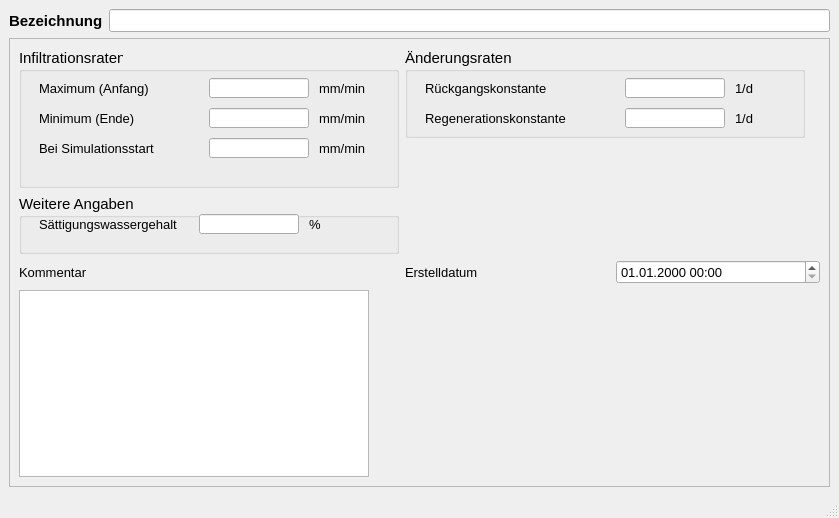
<?xml version="1.0" encoding="UTF-8"?>
<ui version="4.0">
 <class>MainWindow</class>
 <widget class="QMainWindow" name="MainWindow">
  <property name="enabled">
   <bool>true</bool>
  </property>
  <property name="geometry">
   <rect>
    <x>0</x>
    <y>0</y>
    <width>839</width>
    <height>518</height>
   </rect>
  </property>
  <property name="minimumSize">
   <size>
    <width>700</width>
    <height>340</height>
   </size>
  </property>
  <property name="font">
   <font>
    <family>Tahoma</family>
    <pointsize>10</pointsize>
   </font>
  </property>
  <property name="windowTitle">
   <string>Bodenklasse</string>
  </property>
  <widget class="QWidget" name="centralwidget">
   <layout class="QVBoxLayout" name="verticalLayout">
    <item>
     <layout class="QHBoxLayout" name="horizontalLayout">
      <item>
       <widget class="QLabel" name="label">
        <property name="font">
         <font>
          <family>Tahoma</family>
          <pointsize>11</pointsize>
          <weight>75</weight>
          <bold>true</bold>
         </font>
        </property>
        <property name="text">
         <string>Bezeichnung</string>
        </property>
       </widget>
      </item>
      <item>
       <widget class="QLineEdit" name="bknam">
        <property name="toolTip">
         <string>Eindeutige Bezeichnung</string>
        </property>
        <property name="statusTip">
         <string>Eindeutige Bezeichnung</string>
        </property>
       </widget>
      </item>
     </layout>
    </item>
    <item>
     <widget class="QScrollArea" name="scrollArea">
      <property name="widgetResizable">
       <bool>true</bool>
      </property>
      <widget class="QWidget" name="scrollAreaWidgetContents">
       <property name="geometry">
        <rect>
         <x>0</x>
         <y>0</y>
         <width>815</width>
         <height>405</height>
        </rect>
       </property>
       <layout class="QGridLayout" name="gridLayout">
        <item row="0" column="0" rowspan="2">
         <widget class="QGroupBox" name="groupBox_3">
          <property name="minimumSize">
           <size>
            <width>380</width>
            <height>140</height>
           </size>
          </property>
          <property name="maximumSize">
           <size>
            <width>380</width>
            <height>140</height>
           </size>
          </property>
          <property name="font">
           <font>
            <family>Tahoma</family>
            <pointsize>11</pointsize>
           </font>
          </property>
          <property name="title">
           <string>Infiltrationsraten</string>
          </property>
          <widget class="QLabel" name="label_11">
           <property name="geometry">
            <rect>
             <x>300</x>
             <y>60</y>
             <width>61</width>
             <height>21</height>
            </rect>
           </property>
           <property name="font">
            <font>
             <family>Tahoma</family>
             <pointsize>10</pointsize>
            </font>
           </property>
           <property name="text">
            <string>mm/min</string>
           </property>
          </widget>
          <widget class="QLabel" name="label_10">
           <property name="geometry">
            <rect>
             <x>300</x>
             <y>30</y>
             <width>61</width>
             <height>21</height>
            </rect>
           </property>
           <property name="font">
            <font>
             <family>Tahoma</family>
             <pointsize>10</pointsize>
            </font>
           </property>
           <property name="text">
            <string>mm/min</string>
           </property>
          </widget>
          <widget class="QLabel" name="label_6">
           <property name="geometry">
            <rect>
             <x>20</x>
             <y>90</y>
             <width>161</width>
             <height>21</height>
            </rect>
           </property>
           <property name="font">
            <font>
             <family>Tahoma</family>
             <pointsize>10</pointsize>
            </font>
           </property>
           <property name="text">
            <string>Bei Simulationsstart</string>
           </property>
          </widget>
          <widget class="QLabel" name="label_4">
           <property name="geometry">
            <rect>
             <x>20</x>
             <y>30</y>
             <width>151</width>
             <height>21</height>
            </rect>
           </property>
           <property name="font">
            <font>
             <family>Tahoma</family>
             <pointsize>10</pointsize>
            </font>
           </property>
           <property name="text">
            <string>Maximum (Anfang)</string>
           </property>
          </widget>
          <widget class="QLineEdit" name="infiltrationsratestart">
           <property name="geometry">
            <rect>
             <x>190</x>
             <y>90</y>
             <width>100</width>
             <height>20</height>
            </rect>
           </property>
           <property name="font">
            <font>
             <family>Tahoma</family>
             <pointsize>10</pointsize>
            </font>
           </property>
           <property name="toolTip">
            <string>&lt;html&gt;&lt;head/&gt;&lt;body&gt;&lt;p&gt;Startwert der Infiltrationsrate&lt;/p&gt;&lt;/body&gt;&lt;/html&gt;</string>
           </property>
           <property name="statusTip">
            <string>Startwert der Infiltrationsrate</string>
           </property>
          </widget>
          <widget class="QLabel" name="label_8">
           <property name="geometry">
            <rect>
             <x>300</x>
             <y>90</y>
             <width>61</width>
             <height>21</height>
            </rect>
           </property>
           <property name="font">
            <font>
             <family>Tahoma</family>
             <pointsize>10</pointsize>
            </font>
           </property>
           <property name="text">
            <string>mm/min</string>
           </property>
          </widget>
          <widget class="QLabel" name="label_5">
           <property name="geometry">
            <rect>
             <x>20</x>
             <y>60</y>
             <width>141</width>
             <height>21</height>
            </rect>
           </property>
           <property name="font">
            <font>
             <family>Tahoma</family>
             <pointsize>10</pointsize>
            </font>
           </property>
           <property name="text">
            <string>Minimum (Ende)</string>
           </property>
          </widget>
          <widget class="QLineEdit" name="infiltrationsrateende">
           <property name="geometry">
            <rect>
             <x>190</x>
             <y>60</y>
             <width>100</width>
             <height>20</height>
            </rect>
           </property>
           <property name="font">
            <font>
             <family>Tahoma</family>
             <pointsize>10</pointsize>
            </font>
           </property>
           <property name="toolTip">
            <string>&lt;html&gt;&lt;head/&gt;&lt;body&gt;&lt;p&gt;Endinfiltrationsrate (Infiltrationsrate am Ende der Muldenauffüllphase)&lt;/p&gt;&lt;/body&gt;&lt;/html&gt;</string>
           </property>
           <property name="statusTip">
            <string>Endinfiltrationsrate (Infiltrationsrate am Ende der Muldenauffüllphase)</string>
           </property>
          </widget>
          <widget class="QLineEdit" name="infiltrationsrateanfang">
           <property name="geometry">
            <rect>
             <x>190</x>
             <y>30</y>
             <width>100</width>
             <height>20</height>
            </rect>
           </property>
           <property name="font">
            <font>
             <family>Tahoma</family>
             <pointsize>10</pointsize>
            </font>
           </property>
           <property name="toolTip">
            <string>&lt;html&gt;&lt;head/&gt;&lt;body&gt;&lt;p&gt;Anfangsinfiltrationsrate (Infiltrationsrate am Anfang der Muldenauffüllphase)&lt;/p&gt;&lt;/body&gt;&lt;/html&gt;</string>
           </property>
           <property name="statusTip">
            <string>Anfangsinfiltrationsrate (Infiltrationsrate am Anfang der Muldenauffüllphase)</string>
           </property>
          </widget>
         </widget>
        </item>
        <item row="4" column="0" colspan="2">
         <widget class="QTextEdit" name="kommentar">
          <property name="minimumSize">
           <size>
            <width>350</width>
            <height>70</height>
           </size>
          </property>
          <property name="maximumSize">
           <size>
            <width>350</width>
            <height>16777215</height>
           </size>
          </property>
          <property name="toolTip">
           <string>&lt;html&gt;&lt;head/&gt;&lt;body&gt;&lt;p&gt;Platz für zusätzliche Kommentare.&lt;/p&gt;&lt;/body&gt;&lt;/html&gt;</string>
          </property>
          <property name="statusTip">
           <string>Platz für zusätzliche Kommentare.</string>
          </property>
         </widget>
        </item>
        <item row="3" column="0">
         <widget class="QLabel" name="label_14">
          <property name="text">
           <string>Kommentar</string>
          </property>
         </widget>
        </item>
        <item row="0" column="1" colspan="2">
         <widget class="QGroupBox" name="groupBox_4">
          <property name="minimumSize">
           <size>
            <width>400</width>
            <height>90</height>
           </size>
          </property>
          <property name="maximumSize">
           <size>
            <width>400</width>
            <height>90</height>
           </size>
          </property>
          <property name="font">
           <font>
            <family>Tahoma</family>
            <pointsize>11</pointsize>
           </font>
          </property>
          <property name="title">
           <string>Änderungsraten</string>
          </property>
          <widget class="QLabel" name="label_9">
           <property name="geometry">
            <rect>
             <x>330</x>
             <y>30</y>
             <width>41</width>
             <height>21</height>
            </rect>
           </property>
           <property name="font">
            <font>
             <family>Tahoma</family>
             <pointsize>10</pointsize>
            </font>
           </property>
           <property name="text">
            <string>1/d</string>
           </property>
          </widget>
          <widget class="QLabel" name="label_21">
           <property name="geometry">
            <rect>
             <x>20</x>
             <y>60</y>
             <width>191</width>
             <height>21</height>
            </rect>
           </property>
           <property name="font">
            <font>
             <family>Tahoma</family>
             <pointsize>10</pointsize>
            </font>
           </property>
           <property name="text">
            <string>Regenerationskonstante</string>
           </property>
          </widget>
          <widget class="QLabel" name="label_12">
           <property name="geometry">
            <rect>
             <x>330</x>
             <y>60</y>
             <width>41</width>
             <height>21</height>
            </rect>
           </property>
           <property name="font">
            <font>
             <family>Tahoma</family>
             <pointsize>10</pointsize>
            </font>
           </property>
           <property name="text">
            <string>1/d</string>
           </property>
          </widget>
          <widget class="QLabel" name="label_20">
           <property name="geometry">
            <rect>
             <x>20</x>
             <y>30</y>
             <width>171</width>
             <height>21</height>
            </rect>
           </property>
           <property name="font">
            <font>
             <family>Tahoma</family>
             <pointsize>10</pointsize>
            </font>
           </property>
           <property name="text">
            <string>Rückgangskonstante</string>
           </property>
          </widget>
          <widget class="QLineEdit" name="regenerationskonstante">
           <property name="geometry">
            <rect>
             <x>220</x>
             <y>60</y>
             <width>100</width>
             <height>20</height>
            </rect>
           </property>
           <property name="font">
            <font>
             <family>Tahoma</family>
             <pointsize>10</pointsize>
            </font>
           </property>
           <property name="toolTip">
            <string>&lt;html&gt;&lt;head/&gt;&lt;body&gt;&lt;p&gt;Regenerationskonstante&lt;/p&gt;&lt;/body&gt;&lt;/html&gt;</string>
           </property>
           <property name="statusTip">
            <string>Regenerationskonstante</string>
           </property>
          </widget>
          <widget class="QLineEdit" name="rueckgangskonstante">
           <property name="geometry">
            <rect>
             <x>220</x>
             <y>30</y>
             <width>100</width>
             <height>20</height>
            </rect>
           </property>
           <property name="font">
            <font>
             <family>Tahoma</family>
             <pointsize>10</pointsize>
            </font>
           </property>
           <property name="toolTip">
            <string>&lt;html&gt;&lt;head/&gt;&lt;body&gt;&lt;p&gt;Rückgangskonstante&lt;/p&gt;&lt;/body&gt;&lt;/html&gt;</string>
           </property>
           <property name="statusTip">
            <string>Rückgangskonstante</string>
           </property>
          </widget>
         </widget>
        </item>
        <item row="2" column="0">
         <widget class="QGroupBox" name="groupBox_5">
          <property name="minimumSize">
           <size>
            <width>0</width>
            <height>60</height>
           </size>
          </property>
          <property name="maximumSize">
           <size>
            <width>16777215</width>
            <height>60</height>
           </size>
          </property>
          <property name="font">
           <font>
            <family>Tahoma</family>
            <pointsize>11</pointsize>
           </font>
          </property>
          <property name="title">
           <string>Weitere Angaben</string>
          </property>
          <widget class="QLabel" name="label_13">
           <property name="geometry">
            <rect>
             <x>290</x>
             <y>20</y>
             <width>41</width>
             <height>21</height>
            </rect>
           </property>
           <property name="font">
            <font>
             <family>Tahoma</family>
             <pointsize>10</pointsize>
            </font>
           </property>
           <property name="text">
            <string>%</string>
           </property>
          </widget>
          <widget class="QLabel" name="label_22">
           <property name="geometry">
            <rect>
             <x>20</x>
             <y>20</y>
             <width>150</width>
             <height>21</height>
            </rect>
           </property>
           <property name="font">
            <font>
             <family>Tahoma</family>
             <pointsize>10</pointsize>
            </font>
           </property>
           <property name="text">
            <string>Sättigungswassergehalt</string>
           </property>
          </widget>
          <widget class="QLineEdit" name="saettigungswassergehalt">
           <property name="geometry">
            <rect>
             <x>180</x>
             <y>20</y>
             <width>100</width>
             <height>20</height>
            </rect>
           </property>
           <property name="font">
            <font>
             <family>Tahoma</family>
             <pointsize>10</pointsize>
            </font>
           </property>
           <property name="toolTip">
            <string>&lt;html&gt;&lt;head/&gt;&lt;body&gt;&lt;p&gt;Sättigungswassergehalt&lt;/p&gt;&lt;/body&gt;&lt;/html&gt;</string>
           </property>
           <property name="statusTip">
            <string>Sättigungswassergehalt</string>
           </property>
          </widget>
         </widget>
        </item>
        <item row="3" column="1">
         <widget class="QLabel" name="label_70">
          <property name="font">
           <font>
            <family>Tahoma</family>
            <pointsize>10</pointsize>
           </font>
          </property>
          <property name="text">
           <string>Erstelldatum</string>
          </property>
         </widget>
        </item>
        <item row="3" column="2">
         <widget class="QgsDateTimeEdit" name="createdat">
          <property name="font">
           <font>
            <family>Tahoma</family>
            <pointsize>10</pointsize>
           </font>
          </property>
          <property name="currentSection">
           <enum>QDateTimeEdit::DaySection</enum>
          </property>
          <property name="displayFormat">
           <string>dd.MM.yyyy HH:mm</string>
          </property>
         </widget>
        </item>
       </layout>
      </widget>
     </widget>
    </item>
   </layout>
  </widget>
  <widget class="QMenuBar" name="menubar">
   <property name="geometry">
    <rect>
     <x>0</x>
     <y>0</y>
     <width>839</width>
     <height>27</height>
    </rect>
   </property>
  </widget>
  <widget class="QStatusBar" name="statusbar"/>
 </widget>
 <customwidgets>
  <customwidget>
   <class>QgsDateTimeEdit</class>
   <extends>QDateTimeEdit</extends>
   <header>qgsdatetimeedit.h</header>
  </customwidget>
 </customwidgets>
 <tabstops>
  <tabstop>bknam</tabstop>
  <tabstop>infiltrationsrateanfang</tabstop>
  <tabstop>infiltrationsrateende</tabstop>
  <tabstop>infiltrationsratestart</tabstop>
  <tabstop>kommentar</tabstop>
 </tabstops>
 <resources/>
 <connections/>
</ui>
